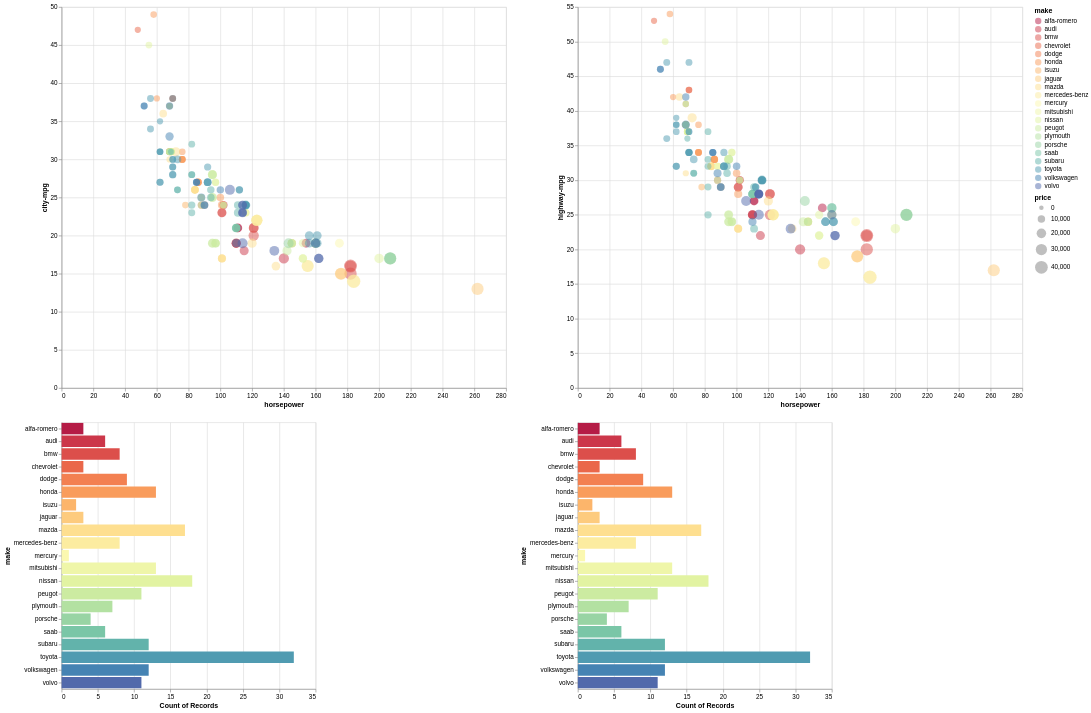

Notebook code for this chart:
### Markdown cell above
*   **修改圖，可調整圖片資料範圍**

https://zhuanlan.zhihu.com/p/370839110

### Code cell
import altair as alt

# 將 'price'及'horse-power'及'city-mpg'及'highway-mpg','make' 欄位中有未定義值的行列刪除
df = df.dropna(subset=['price', 'horsepower', 'city-mpg', 'highway-mpg', 'make'])

# 利用Altair繪製不同品牌車子的馬力及成是城市油耗量關係圖
# 設定使用者可以調整xy軸自己選取連續資料區段
brush1 = alt.selection(type='interval', resolve='union')
brush2 = alt.selection(type='interval', resolve='union')


# 將資料展現型態調整為實心圓圈，透明度為0.5，根據車輛價錢去調整原點大小
points=alt.Chart(df).mark_point(filled=True,opacity=0.5).encode(
    x='horsepower',
    y='city-mpg',
    size=alt.Size('price', scale=alt.Scale(range=[50, 450])),
    color=alt.Color('make', scale=alt.Scale(scheme='spectral')),
).add_selection(
    brush1
).properties(
    width=700,
    height=600
)
# 利用Altair繪製在不同品牌車子的馬力及成是城市油耗量關係圖中，使用者選取資料的品牌占比
bars = alt.Chart(df).mark_bar().encode(
    y='make',
    color='make',
    x='count(make)'
).transform_filter(
    brush1
)
chart1 = (points & bars)

# 利用Altair繪製不同品牌車子的馬力及成是高速公路油耗量關係圖
# 將資料展現樣式調整為實心圓圈，透明度為0.5，根據車輛價錢去調整原點大小
points2=alt.Chart(df).mark_point(filled=True,opacity=0.5).encode(
    x='horsepower',
    y='highway-mpg',
    size=alt.Size('price', scale=alt.Scale(range=[50, 450])),
    color=alt.Color('make', scale=alt.Scale(scheme='spectral')),
).add_selection(
    brush2
).properties(
    width=700,
    height=600
)

# 利用Altair繪製在不同品牌車子的馬力及成是高速公路油耗量關係圖中，使用者選取資料的品牌占比
bars2 = alt.Chart(df).mark_bar().encode(
    y='make',
    color='make',
    x='count(make)'
).transform_filter(
    brush2
)
chart2 = (points2 & bars2)
chart1 | chart2

### Figure 1 — Vega-Lite specification as saved in the notebook (floating-point values rounded to 4 significant figures; data arrays with more than 128 entries replaced by an {"elided": "..."} marker saying what was removed)
{"config": {"view": {"continuousWidth": 400, "continuousHeight": 300}}, "hconcat": [{"vconcat": [{"mark": {"type": "point", "filled": true, "opacity": 0.5}, "encoding": {"color": {"field": "make", "scale": {"scheme": "spectral"}, "type": "nominal"}, "size": {"field": "price", "scale": {"range": [50, 450]}, "type": "quantitative"}, "x": {"field": "horsepower", "type": "quantitative"}, "y": {"field": "city-mpg", "type": "quantitative"}}, "height": 600, "selection": {"selector033": {"type": "interval", "resolve": "union"}}, "width": 700}, {"mark": "bar", "encoding": {"color": {"field": "make", "type": "nominal"}, "x": {"aggregate": "count", "field": "make", "type": "nominal"}, "y": {"field": "make", "type": "nominal"}}, "transform": [{"filter": {"selection": "selector033"}}]}]}, {"vconcat": [{"mark": {"type": "point", "filled": true, "opacity": 0.5}, "encoding": {"color": {"field": "make", "scale": {"scheme": "spectral"}, "type": "nominal"}, "size": {"field": "price", "scale": {"range": [50, 450]}, "type": "quantitative"}, "x": {"field": "horsepower", "type": "quantitative"}, "y": {"field": "highway-mpg", "type": "quantitative"}}, "height": 600, "selection": {"selector034": {"type": "interval", "resolve": "union"}}, "width": 700}, {"mark": "bar", "encoding": {"color": {"field": "make", "type": "nominal"}, "x": {"aggregate": "count", "field": "make", "type": "nominal"}, "y": {"field": "make", "type": "nominal"}}, "transform": [{"filter": {"selection": "selector034"}}]}]}], "data": {"name": "data-481daeff8dfec90e57a27df937238e38"}, "$schema": "https://vega.github.io/schema/vega-lite/v4.17.0.json", "datasets": {"data-481daeff8dfec90e57a27df937238e38": {"elided": "199 records"}}}
